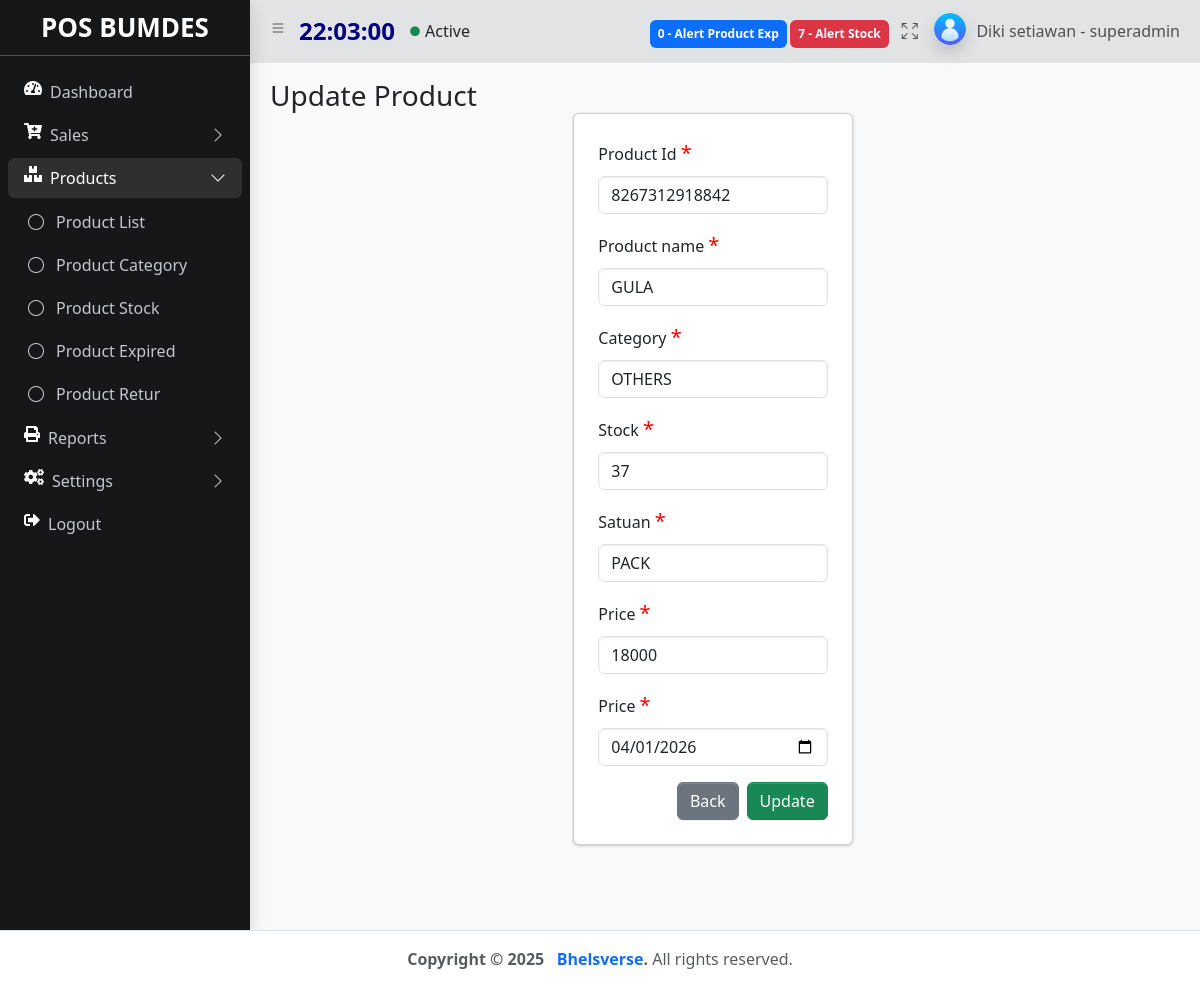
The app's page /index.php?&module=product&action=form&id_produk=8267312918842 (signed in) with its own data.
### tables this page shows
CREATE TABLE `products` (
  `id` int(11) NOT NULL,
  `id_produk` varchar(50) NOT NULL,
  `nama_produk` varchar(100) NOT NULL,
  `id_kategori` varchar(11) NOT NULL,
  `stok` int(9) NOT NULL,
  `satuan` varchar(50) NOT NULL,
  `harga` int(9) NOT NULL,
  `product_exp` date DEFAULT NULL,
  `diskonitem` int(11) NOT NULL,
  `create_at` timestamp NOT NULL DEFAULT current_timestamp(),
  `update_at` timestamp NOT NULL DEFAULT current_timestamp()
);

### module/product/form.php (the view, shortened to what this page needs)
<?php
    $id_produk =isset($_GET['id_produk']) ? $_GET['id_produk'] : false;
    $nama_produk ="";
    $id_kategori="";
    $stok="";
    $satuan="";
    $harga="";
    $produk_exp="";
    if($id_produk){
        $sql = "SELECT * FROM products WHERE id_produk='$id_produk'";
        $query = mysqli_query($koneksi, $sql);
        $item = mysqli_fetch_array($query);
        $nama_produk = $item['nama_produk'];
        $id_kategori = $item['id_kategori'];
        $stok = $item['stok'];
        $satuan = $item['satuan'];
        $harga = $item['harga'];
        $produk_exp = $item['product_exp'];
    }
?>
   <main class="app-main">
        <div class="app-content-header">
          <div class="container-fluid">
            <div class="row">
              <div class="col-sm-6"><h3 class="mb-0">Update Product </h3></div>
            </div>
          <div class="row ">
            <div class="row justify-content-center">
              <div class="col-4">
                <div class="card p-4 align-item-center">
                <form action="<?php echo BASE_URL . "module/product/action.php"; ?>" method="POST" enctype="multipart/form-data">
                    <div class="mb-3">
                      <label for="id_produk" class="form-label">Product Id <span style="color: red; font-size:20px">*</span></label>
                      <input type="text" class="form-control" id="id_produk" name="id_produk" aria-describedby="id_produk" placeholder="Cth: PR001" value='<?= $id_produk ?>' readonly   >
                    </div>
                    <div class="mb-3">
                      <label for="nama_produk" class="form-label">Product name <span style="color: red; font-size:20px">*</span></label>
                      <input type="text" class="form-control" id="nama_produk"  name="nama_produk" aria-describedby="nama_produk" placeholder="Cth: Indomie" value='<?= $nama_produk ?>' oninput="this.value = this.value.toUpperCase()" required autofocus>
                    </div>
                    <div class="mb-3">
                      <label for="id_kategori" class="form-label">Category <span style="color: red; font-size:20px">*</span></label>
                     <select name="id_kategori" id="id_kategori" class="form-control"  required>
                      <?php
                          $query = mysqli_query($koneksi, "SELECT * FROM kategori ");
                          while ($item =  mysqli_fetch_assoc($query)) {
                            if ($id_kategori == $item['id_kategori']) {
                              echo "<option value='$item[id_kategori]' selected >$item[name]</option>";
                          } else {
                              echo "<option value='$item[id_kategori]'>$item[name]</option>";
                          }
                          } ?>
                     </select>
                    </div>
                    <div class="mb-3">
                      <label for="stok" class="form-label">Stock <span style="color: red; font-size:20px">*</span></label>
                      <input type="number" class="form-control" id="stok"  name="stok"  aria-describedby="stok" placeholder="0" value='<?= $stok ?>'  required>
                    </div>
                    <div class="mb-3">
                      <label for="satuan" class="form-label">Satuan <span style="color: red; font-size:20px">*</span></label>
                     <select name="satuan" id="satuan" class="form-control" required>
                          <option value='<?= $satuan?>' selected><?= $satuan;?></option>
                     </select>
                    </div>
                    <div class="mb-3">
                      <label for="harga" class="form-label">Price <span style="color: red; font-size:20px">*</span></label>
                      <input type="text" class="form-control" id="harga"  name="harga"  aria-describedby="harga" placeholder="Cth : 10000" value='<?= $harga ?>' oninput="this.value = this.value.toUpperCase()" required>
                    </div>
                    <div class="mb-3">
                      <label for="product_exp" class="form-label">Price <span style="color: red; font-size:20px">*</span></label>
                      <input type="date" class="form-control" id="product_exp"  name="product_exp"  aria-describedby="product_exp" placeholder="Cth : 10000" value='<?= $produk_exp ?>' required>
                    </div>
                    <div class="modal-footer">
                    <a href="<?= BASE_URL . "index.php?module=product&action=list" ?>" class="btn btn-secondary me-2">Back</a>
                    <button type="submit" name="button" value="update" class="btn btn-success">Update</button>
                  </div>
                  </form>
                  </div>
                </div>
                </div>
              </div>
            </div>
          </div>
        </div>

### records on screen
products: nama_produk "GULA", stok "37", satuan "PACK", harga "18000", product_exp "04/01/2026"

### other values on screen
$notifalertexp "0"
$notifalert "7"
$nama "Diki setiawan"
$role "superadmin"
form field id_kategori "OTHERS"
